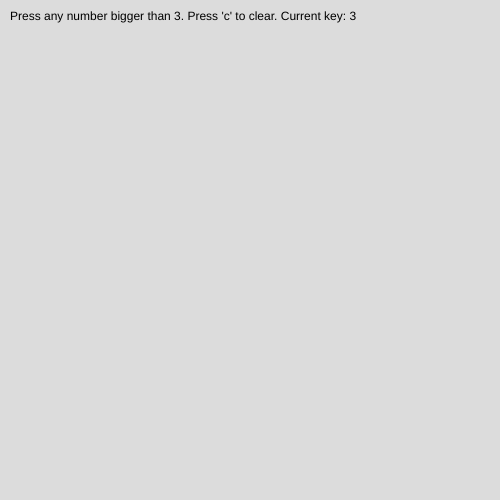
Frame 1 (no input)
Frame 60 (no input): identical to frame 1, image omitted
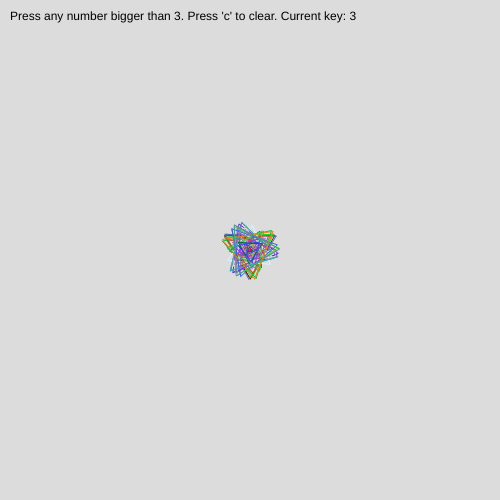
Frame 120 (the mouse pressed at the canvas centre since frame 60)

The p5.js sketch that drew these frames (run headless with seeded random() and noise() and a simulated clock; from frame 60 on, the mouse is pressed at the canvas centre):

// p5.js sketch
// ── sketch.js
var num = 3;
function setup() {
  createCanvas(500, 500);
  background(220);
  text("Press any number bigger than 3. Press 'c' to clear. Current key: "+num,10,20);
}

function draw() {
  // var j = 0;
  if (keyIsPressed){
    noStroke();
    fill(220);
    rect(0,0,400,50);
    if (key === 'c'){
      setup();
    } else if (key>=3 && key<=9){
      num = key;
      fill(color(random(0,200), random(0,200), random(0,200)));
      text("Press any number bigger than 3. Press 'c' to clear. Current key: "+num,10,20);
    } else {
      fill(color(random(0,200), random(0,200), random(0,200)));
      text("Press any number bigger than 3. Press 'c' to clear. Current key: "+num,10,20);
    }
  }
  
  noFill();
  if (mouseIsPressed) { 
    regularPolygon(num,2*PI/num,mouseX,mouseY,random(0,num*10),color(random(0,256), random(0,256), random(0,256)),random(0,180));
  }

}

function regularPolygon(n,theta, cx, cy, r, color, alpha) {
  stroke(color);
  // draw polligon   
  beginShape();
  for (var i = 0; i <= n+1; i++){
    vertex(cx + r * Math.cos(i*theta + alpha),cy + r * Math.sin(i*theta + alpha));
  }  
  endShape();
  
}
